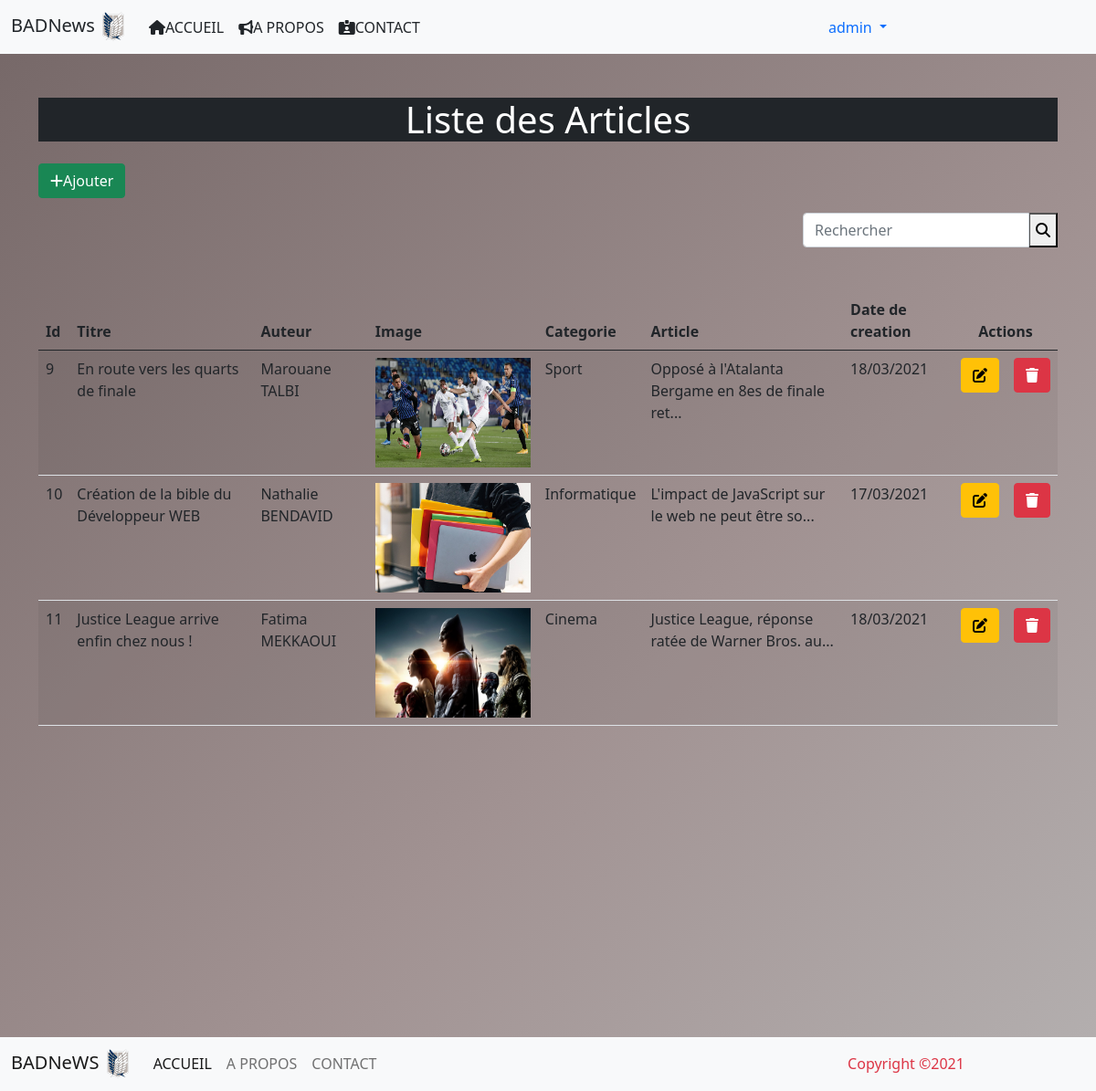
Screenshot of /admin/list.php (signed in) with the database file from the repository.
### tables this page shows
CREATE TABLE `article` (
  `id_art` int(11) NOT NULL,
  `titre` varchar(255) NOT NULL,
  `auteur` varchar(50) NOT NULL,
  `image` varchar(255) NOT NULL,
  `description` text NOT NULL,
  `date_created` date NOT NULL,
  `id_categorie` int(11) NOT NULL
);

CREATE TABLE `categorie` (
  `id` int(11) NOT NULL,
  `nom` varchar(50) NOT NULL
);

### admin/list.php (the view, shortened to what this page needs)
<?php
require_once '../connect.php';
if(isset($_POST['submit']) && !empty($_POST['search'])){
    $motCle = trim(addslashes(htmlentities($_POST['search'])));
    $sql = "SELECT *
            FROM article a
            INNER JOIN  categorie c
            ON a.id_categorie = c.id
            WHERE titre LIKE '$motCle%' OR auteur LIKE '$motCle%'";
}else{
    $sql = "SELECT *
            FROM article a
            INNER JOIN  categorie c
            ON a.id_categorie = c.id";
}
    $result = mysqli_query($conn,$sql);
    function trDate($date){
        $dateArray = (explode("-", substr(($date), 0, 10)));
        $dateIns = $dateArray[2]."/".$dateArray[1]."/".$dateArray[0];
        return $dateIns;
    }
 require_once '../partials/header.inc';
 ?>
<div class="row">
    <div class="container" style="margin-bottom:400px">
        <h1 class="text-center mt-5 mb-4 bg-dark text-white">Liste des Articles</h1>
        <p class="text-right">
            <a href="ajouter.php" class="btn btn-success "><i class="fas fa-plus"></i>Ajouter</a>
        </p>
        <form action="<?=$_SERVER['PHP_SELF'];?>" method="post">
            <div class="input-group justify-content-end ">
                <input type="search" name="search" id="search" class="form-control offset-9 col-3 " placeholder="Rechercher">
                <button type="submit" name="submit"><i class="fas fa-search"></i></button>
            </div>
        </form>
        <table class="container table table-striped mt-5">
            <thead>
                <tr>
                    <th>Id</th>
                    <th>Titre</th>
                    <th>Auteur</th>
                    <th>Image</th>
                    <th>Categorie</th>
                    <th>Article</th>
                    <th>Date de creation</th>
                    <?php  if(isset($_SESSION['auth']) && $_SESSION['auth']['role']==1){ ?>
                        <th colspan=2 class="text-center">Actions</th>
                        <?php  } ?>
                    </tr>
                </thead>
                <tbody>
                    <?php while($rows = mysqli_fetch_assoc($result)){?>
                <tr>
                    <td><?php echo  $rows['id_art'] ?></td>
                    <td><?php echo  $rows['titre'] ?></td>
                    <td><?php echo $rows['auteur'] ?></td>
                    <td><img src="../assets/images/<?php echo  $rows['image']?>" width="170px" height="120px"></td>
                    <td><?php echo ucfirst($rows['nom']) ?></td>
                    <td><?= substr($rows['description'],0,50)  ?>...</td>
                    <td><?php  echo trDate($rows['date_created']) ?></td>
                        <?php  if(isset($_SESSION['auth']) && $_SESSION['auth']['role']==1){ ?>
                    <td><a href="update.php?pencil=<?php echo  $rows['id_art']?>" class="btn btn-warning"><i class="fas fa-edit"></i></a></td>
                    <td>
                        <a href="supprimer.php?trash=<?php echo $rows['id_art']?>" class="btn btn-danger" onclick="return confirm('Etês-vous sûr de vouloir le supprimer')">
                    <i class="fas fa-trash"></i></a>
                    </td>
                    <?php } ?>
                </tr>
                <?php   }?>
        </tbody>
    </table>
</div>
<?php require_once '../partials/footer.inc';
?>

### rows the page displays
article: id_art "9", titre "En route vers les quarts de finale", auteur "Marouane TALBI", image (picture), id_categorie.nom "Sport", description "Opposé à l'Atalanta Bergame en 8es de finale ret", date_created "18/03/2021"
article: id_art "10", titre "Création de la bible du Développeur WEB", auteur "Nathalie BENDAVID", image (picture), id_categorie.nom "Informatique", description "L'impact de JavaScript sur le web ne peut être so", date_created "17/03/2021"
article: id_art "11", titre "Justice League arrive enfin chez nous !", auteur "Fatima MEKKAOUI", image (picture), id_categorie.nom "Cinema", description "Justice League, réponse ratée de Warner Bros. au", date_created "18/03/2021"

### other values shown
$_SESSION['auth']['login'] "admin"
